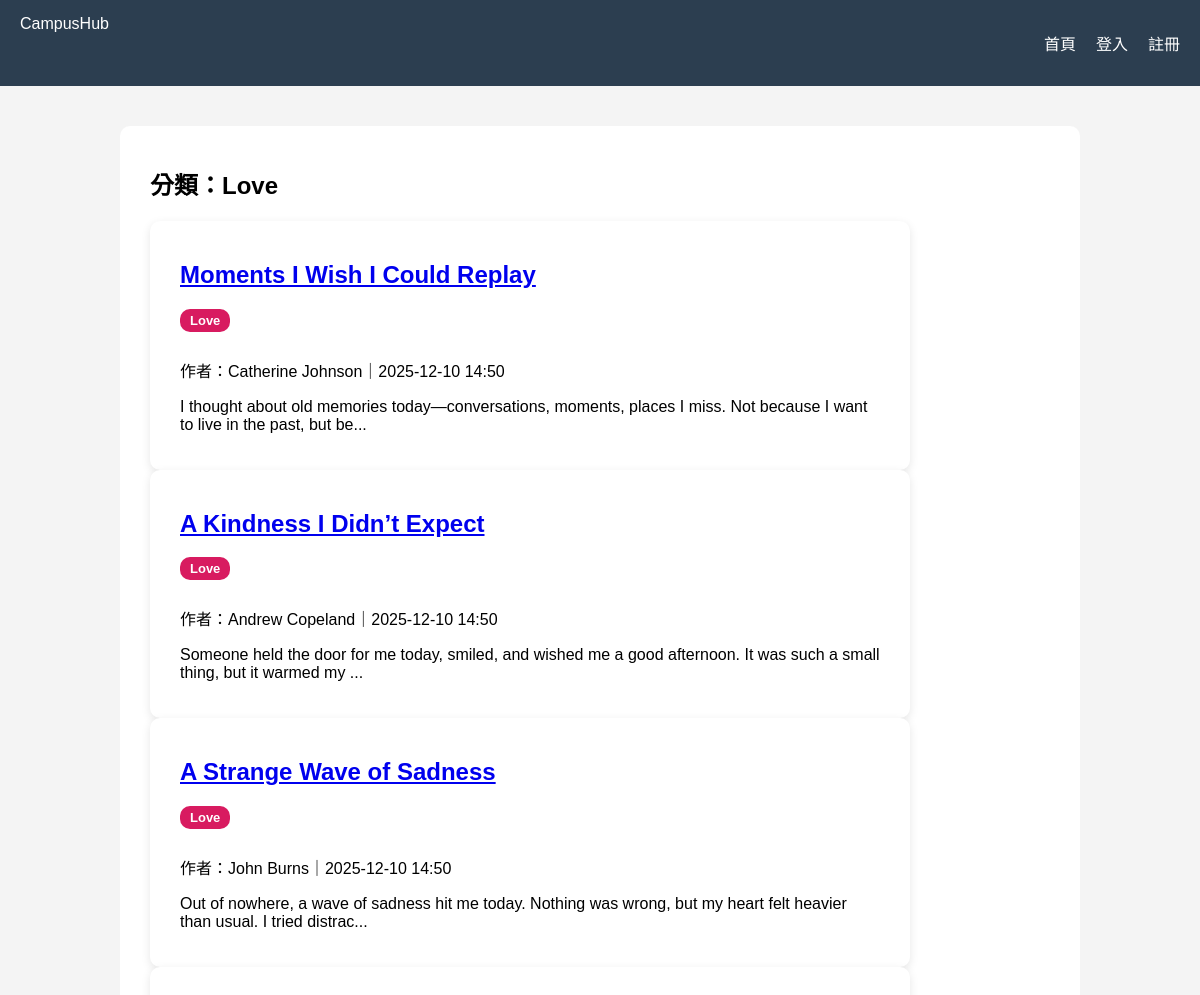
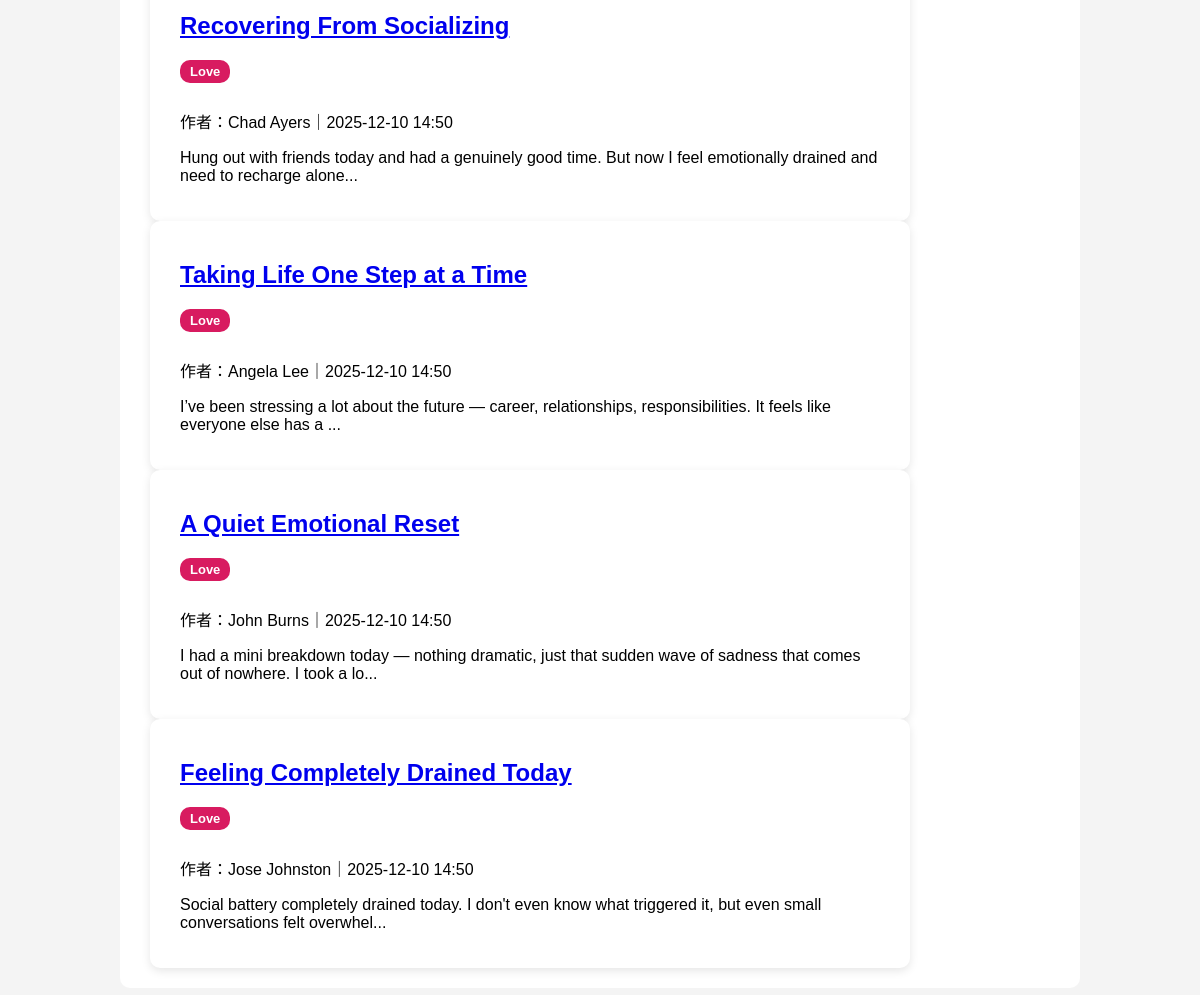
The page /tag/Love on the database its author committed (2 pictures, top to bottom).
### models/post.py (models this page shows)
class Post(db.Model):
    id = db.Column(db.Integer, primary_key=True)
    title = db.Column(db.String(120), nullable=False)
    content = db.Column(db.Text, nullable=False)
    tag = db.Column(db.String(50), nullable=True)
    created_at = db.Column(db.DateTime, default=datetime.utcnow)
    user_id = db.Column(db.Integer, db.ForeignKey("user.id"), nullable=False)
    user = db.relationship("User", backref="posts")

### models/user.py (models this page shows, shortened)
class User(db.Model, UserMixin):
    id = db.Column(db.Integer, primary_key=True)
    username = db.Column(db.String(50), unique=True, nullable=False)
    password = db.Column(db.String(255), nullable=False)

### routes/posts.py (the view)
@posts_bp.route("/tag/<tag>")
def posts_by_tag(tag):
    posts = Post.query.filter_by(tag=tag).order_by(Post.created_at.desc()).all()
    return render_template("tag_view.html", posts=posts, tag=tag)

### templates/tag_view.html (shortened to what this page needs)
<!DOCTYPE html>
<html lang="zh-Hant">
<head>
    <link rel="stylesheet" href="/static/style.css">
</head>
<body>
    <nav class="navbar">
        <div class="logo">CampusHub</div>
        <ul>
            <li><a href="/home">首頁</a></li>
            {% if current_user.is_authenticated %}
            <li><a href="/posts/create">新增文章</a></li>
            <li><a href="/logout">登出（{{ current_user.username }}）</a></li>
            {% else %}
            <li><a href="/login">登入</a></li>
            <li><a href="/register">註冊</a></li>
            {% endif %}
        </ul>
    </nav>
    <div class="content">
        <h2>分類：{{ tag }}</h2>
        {% for p in posts %}
        <div class="post-card">
            <h2><a href="/posts/{{ p.id }}">{{ p.title }}</a></h2>
            <span class="tag-badge tag-{{ p.tag }}">{{ p.tag }}</span>
            <p>作者：{{ p.user.username }}｜{{ p.created_at.strftime("%Y-%m-%d %H:%M") }}</p>
            <p>{{ p.content[:120] }}...</p>
        </div>
        {% endfor %}
    </div>
</body>
</html>

### static/style.css (style rules this page uses)
body { margin: 0; font-family: "Microsoft JhengHei", sans-serif; background: #f4f4f4; }
.navbar { display: flex; justify-content: space-between; background: #2c3e50; color: white; padding: 15px 20px; }
.navbar ul { list-style: none; display: flex; gap: 20px; }
.navbar ul li a { color: white; text-decoration: none; }
.content { max-width: 900px; margin: 40px auto; background: white; padding: 20px 30px; border-radius: 10px; }
.post-card { width: 700px; background: white; padding: 20px 30px; border-radius: 10px; box-shadow: 0 3px 10px rgba(0,0,0,0.1); }
.tag-badge { display: inline-block; padding: 4px 10px; border-radius: 10px; font-size: 13px; font-weight: bold; margin-bottom: 10px; margin-right: 6px; color: white !important; }
.tag-Love { background: #d81b60 !important; }

### rows shown on the page
Post: title "Moments I Wish I Could Replay", tag "Love", user.username "Catherine Johnson", created_at "2025-12-10 14:50", content "I thought about old memories today—conversations, moments, places I miss. Not because I want to live in the past, but be"
Post: title "A Kindness I Didn’t Expect", tag "Love", user.username "Andrew Copeland", created_at "2025-12-10 14:50", content "Someone held the door for me today, smiled, and wished me a good afternoon. It was such a small thing, but it warmed my"
Post: title "A Strange Wave of Sadness", tag "Love", user.username "John Burns", created_at "2025-12-10 14:50", content "Out of nowhere, a wave of sadness hit me today. Nothing was wrong, but my heart felt heavier than usual. I tried distrac"
Post: title "Recovering From Socializing", tag "Love", user.username "Chad Ayers", created_at "2025-12-10 14:50", content "Hung out with friends today and had a genuinely good time. But now I feel emotionally drained and need to recharge alone"
Post: title "Taking Life One Step at a Time", tag "Love", user.username "Angela Lee", created_at "2025-12-10 14:50", content "I’ve been stressing a lot about the future — career, relationships, responsibilities. It feels like everyone else has a"
Post: title "A Quiet Emotional Reset", tag "Love", user.username "John Burns", created_at "2025-12-10 14:50", content "I had a mini breakdown today — nothing dramatic, just that sudden wave of sadness that comes out of nowhere. I took a lo"
Post: title "Feeling Completely Drained Today", tag "Love", user.username "Jose Johnston", created_at "2025-12-10 14:50", content "Social battery completely drained today. I don't even know what triggered it, but even small conversations felt overwhel"

### other values the page prints
{{ tag }} "Love"
